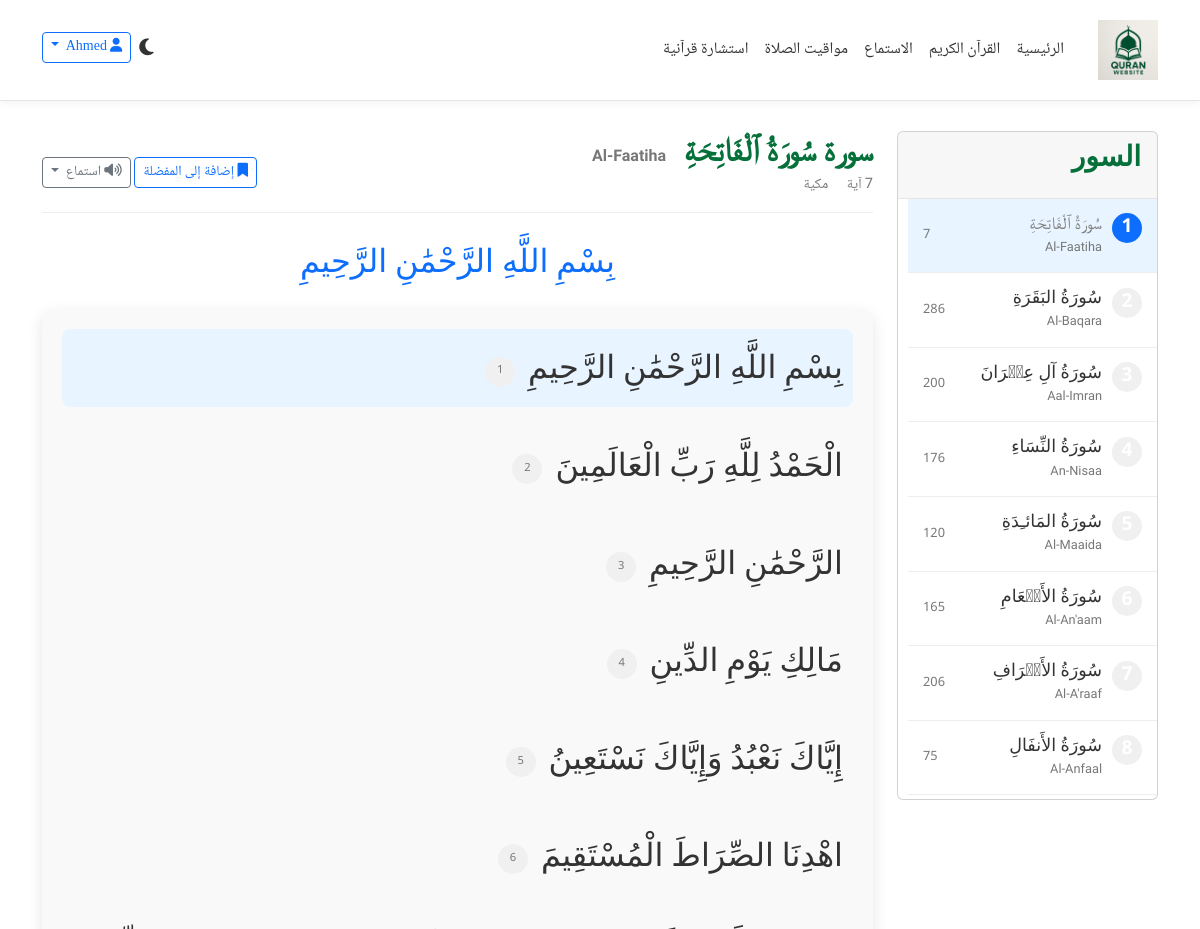
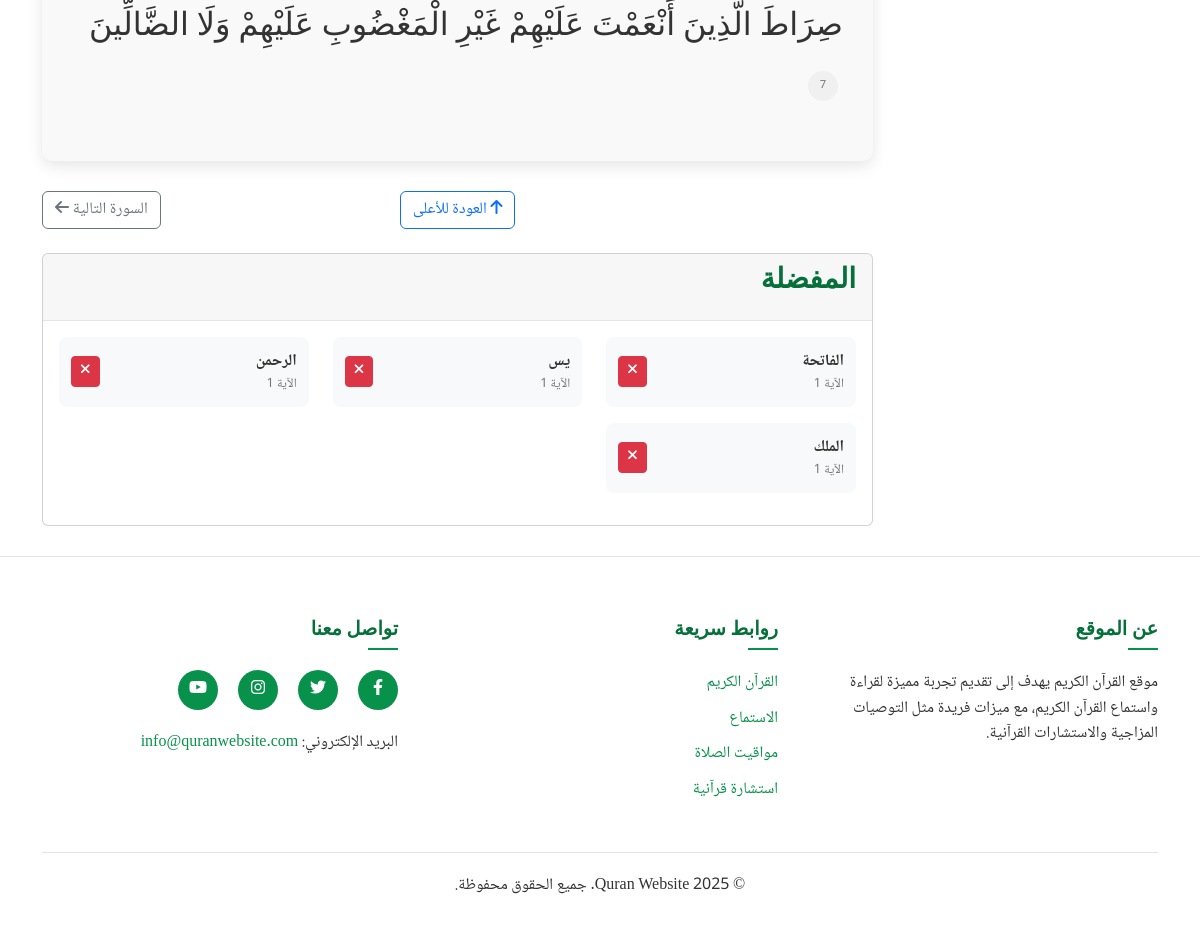
Page /quran?surah=1 (signed in) on the committed database (2 pictures, top to bottom).
### tables this page shows
CREATE TABLE IF NOT EXISTS bookmarks (
    id INT AUTO_INCREMENT PRIMARY KEY,
    user_id INT NOT NULL,
    surah_number INT NOT NULL,
    ayah_number INT NOT NULL,
    name VARCHAR(100),
    created_at TIMESTAMP DEFAULT CURRENT_TIMESTAMP,
    FOREIGN KEY (user_id) REFERENCES users(id) ON DELETE CASCADE
);

### app/controllers/Controller.php (called while the page is built, shortened)
<?php
class Controller {
    protected function render($view, $data = []) {
        $data['content_view'] = $view;
        view('layout', $data);
    }
    protected function apiRequest($url, $method = 'GET', $data = [], $debug = false) {
        return apiRequest($url, $method, $data, $debug);
    }
}
?>

### app/controllers/QuranController.php (called while the page is built, shortened)
<?php
require_once BASE_PATH . '/app/controllers/Controller.php';
require_once BASE_PATH . '/app/models/User.php';
class QuranController extends Controller {
    private $userModel;
    public function __construct() {
        $this->userModel = new User();
    }
    public function index() {
        $surahs = $this->getSurahs();
        $surahNumber = $this->get('surah', 1);
        $ayahNumber = $this->get('ayah', 1);
        $surah = $this->getSurah($surahNumber);
        if ($surah === null) {
            $surah = $this->getSurah($surahNumber);
            if ($surah === null) {
                $surah = $this->getFallbackSurah($surahNumber);
            }
        }
        $reciters = $this->getReciters();
        $bookmarks = [];
        if (isLoggedIn()) {
            $bookmarks = $this->userModel->getBookmarks(getCurrentUserId());
            if ($surah !== null) {
                $this->userModel->addReadingHistory(
                    getCurrentUserId(),
                    $surahNumber,
                    $ayahNumber
                );
                $this->userModel->updatePreferences(
                    getCurrentUserId(),
                    ['last_surah' => $surahNumber, 'last_ayah' => $ayahNumber]
                );
            }
        }
        $this->render('quran/index', [
            'surahs' => $surahs,
            'surah' => $surah,
            'reciters' => $reciters,
            'bookmarks' => $bookmarks,
            'currentAyah' => $ayahNumber,
            'apiError' => ($surah === null)
        ]);
    }
    public function getSurah($surahNumber) {
        $url = QURAN_API_URL . '/surah/' . $surahNumber;
        $response = $this->apiRequest($url, 'GET', [], true);
        if (!isset($response['data'])) {
            return null;
        }
        return $response['data'];
    }
    public function getSurahs() {
        $url = QURAN_API_URL . '/surah';
        return $this->getFallbackSurahsList();
    }
    public function getReciters() {
        return [
            'ar.alafasy' => 'Mishary Rashid Alafasy',
            'ar.abdulbasitmurattal' => 'Abdul Basit Abdul Samad',
            'ar.abdurrahmaansudais' => 'Abdur-Rahman As-Sudais',
            'ar.minshawi' => 'Mohamed Siddiq Al-Minshawi',
            'ar.muhammadayyoub' => 'Muhammad Ayyoub',
        ];
    }
    private function getFallbackSurah($surahNumber) {
        if ($surahNumber == 1) {
            return [
                'number' => 1,
                'name' => 'سُورَةُ ٱلْفَاتِحَةِ',
                'englishName' => 'Al-Faatiha',
                'englishNameTranslation' => 'The Opening',
                'numberOfAyahs' => 7,
                'revelationType' => 'Meccan',
                'ayahs' => [
                    [
                        'number' => 1,
                        'text' => 'بِسْمِ اللَّهِ الرَّحْمَٰنِ الرَّحِيمِ',
                        'numberInSurah' => 1,
                    ],
                    [
                        'number' => 2,
                        'text' => 'الْحَمْدُ لِلَّهِ رَبِّ الْعَالَمِينَ',
                        'numberInSurah' => 2,
                    ],
                    [
                        'number' => 3,
                        'text' => 'الرَّحْمَٰنِ الرَّحِيمِ',
                        'numberInSurah' => 3,
                    ],
                    [
                        'number' => 4,
                        'text' => 'مَالِكِ يَوْمِ الدِّينِ',
                        'numberInSurah' => 4,
                    ],
                    [
                        'number' => 5,
                        'text' => 'إِيَّاكَ نَعْبُدُ وَإِيَّاكَ نَسْتَعِينُ',
                        'numberInSurah' => 5,
                    ],
                    [
                        'number' => 6,
                        'text' => 'اهْدِنَا الصِّرَاطَ الْمُسْتَقِيمَ',
                        'numberInSurah' => 6,
                    ],
                    [
                        'number' => 7,
                        'text' => 'صِرَاطَ الَّذِينَ أَنْعَمْتَ عَلَيْهِمْ غَيْرِ الْمَغْضُوبِ عَلَيْهِمْ وَلَا الضَّالِّينَ',
                        'numberInSurah' => 7,
                    ],
                ]
            ];
        }
        return null;
    }
}
?>

### app/models/Database.php (called while the page is built, shortened)
<?php
class Database {
    private static $instance = null;
    private $connection;
    private function __construct() {
        try {
            $this->connection = new PDO(
                'mysql:host=' . DB_HOST . ';dbname=' . DB_NAME . ';charset=utf8mb4',
                DB_USER,
                DB_PASS,
                [
                    PDO::ATTR_ERRMODE => PDO::ERRMODE_EXCEPTION,
                    PDO::ATTR_DEFAULT_FETCH_MODE => PDO::FETCH_ASSOC,
                    PDO::ATTR_EMULATE_PREPARES => false
                ]
            );
        } catch (PDOException $e) {
            die('Database connection error: ' . $e->getMessage());
        }
    }
    public static function getInstance() {
        if (self::$instance === null) {
            self::$instance = new Database();
        }
        return self::$instance;
    }
    public function query($query, $params = []) {
        try {
            $stmt = $this->connection->prepare($query);
            $stmt->execute($params);
            return $stmt;
        } catch (PDOException $e) {
            die('Query error: ' . $e->getMessage());
        }
    }
    public function fetchAll($query, $params = []) {
        $stmt = $this->query($query, $params);
        return $stmt->fetchAll();
    }
}
?>

### app/models/User.php (called while the page is built, shortened)
<?php
require_once BASE_PATH . '/app/models/Database.php';
class User {
    private $db;
    public function __construct() {
        $this->db = Database::getInstance();
    }
    public function getBookmarks($userId) {
        return $this->db->fetchAll("SELECT * FROM bookmarks WHERE user_id = ? ORDER BY created_at DESC", [$userId]);
    }
}
?>

### app/views/quran/index.php (the view, shortened to what this page needs)
<div class="quran-container">
    <div class="container">
        <div class="row">
            <div class="col-lg-3">
                <div class="surah-list-container">
                    <div class="card">
                        <div class="card-header">
                            <h3>السور</h3>
                        </div>
                        <div class="card-body p-0">
                            <div class="surah-list">
                                <?php if(isset($surahs) && !empty($surahs)): ?>
                                    <?php foreach($surahs as $s): ?>
                                        <a href="<?= baseUrl() ?>/quran?surah=<?= $s['number'] ?>" class="surah-list-item <?= (isset($surah) && $surah['number'] == $s['number']) ? 'active' : '' ?>">
                                            <div class="surah-number"><?= $s['number'] ?></div>
                                            <div class="surah-name">
                                                <span class="arabic-name"><?= $s['name'] ?></span>
                                                <span class="english-name"><?= $s['englishName'] ?></span>
                                            </div>
                                            <div class="surah-ayah-count"><?= $s['numberOfAyahs'] ?></div>
                                        </a>
                                    <?php endforeach; ?>
                                <?php endif; ?>
                            </div>
                        </div>
                    </div>
                </div>
            </div>
            <div class="col-lg-9">
                <?php if(isset($surah) && $surah): ?>
                    <div class="quran-reader-container">
                        <div class="surah-header">
                            <div class="row align-items-center">
                                <div class="col-md-6">
                                    <h2 class="surah-title">
                                        سورة <?= $surah['name'] ?>
                                        <span class="surah-title-en"><?= $surah['englishName'] ?></span>
                                    </h2>
                                    <div class="surah-info">
                                        <span><?= $surah['numberOfAyahs'] ?> آية</span>
                                        <?php if(isset($surah['revelationType'])): ?>
                                            <span class="revelation-type"><?= ($surah['revelationType'] == 'Meccan') ? 'مكية' : 'مدنية' ?></span>
                                        <?php endif; ?>
                                    </div>
                                </div>
                                <div class="col-md-6 text-md-end">
                                    <div class="surah-actions">
                                        <?php if(isLoggedIn()): ?>
                                            <button class="btn btn-sm btn-outline-primary add-bookmark" data-surah="<?= $surah['number'] ?>" data-ayah="1">
                                                <i class="fas fa-bookmark"></i> إضافة إلى المفضلة
                                            </button>
                                        <?php endif; ?>
                                        <div class="dropdown d-inline-block">
                                            <button class="btn btn-sm btn-outline-secondary dropdown-toggle" type="button" data-bs-toggle="dropdown">
                                                <i class="fas fa-volume-up"></i> استماع
                                            </button>
                                        </div>
                                    </div>
                                </div>
                            </div>
                        </div>
                        <?php if($surah['number'] != 9): ?>
                            <div class="bismillah text-center my-4">
                                بِسْمِ اللَّهِ الرَّحْمَٰنِ الرَّحِيمِ
                            </div>
                        <?php endif; ?>
                        <div class="quran-text">
                            <?php if(isset($surah['ayahs']) && !empty($surah['ayahs'])): ?>
                                <?php foreach($surah['ayahs'] as $ayah): ?>
                                    <div id="ayah-<?= $ayah['numberInSurah'] ?>" class="verse <?= (isset($currentAyah) && $currentAyah == $ayah['numberInSurah']) ? 'active' : '' ?>">
                                        <span class="verse-text"><?= $ayah['text'] ?></span>
                                        <span class="verse-number"><?= $ayah['numberInSurah'] ?></span>
                                    </div>
                                <?php endforeach; ?>
                            <?php endif; ?>
                        </div>
                        <div class="surah-navigation my-4">
                            <div class="row">
                                <div class="col-md-4">
                                </div>
                                <div class="col-md-4 text-center">
                                    <a href="#" class="btn btn-outline-primary" id="scroll-to-top">
                                        <i class="fas fa-arrow-up"></i> العودة للأعلى
                                    </a>
                                </div>
                                <div class="col-md-4 text-end">
                                    <?php if($surah['number'] < 114): ?>
                                        <a href="<?= baseUrl() ?>/quran?surah=<?= $surah['number']+1 ?>" class="btn btn-outline-secondary">
                                            السورة التالية <i class="fas fa-arrow-left"></i>
                                        </a>
                                    <?php endif; ?>
                                </div>
                            </div>
                        </div>
                    </div>
                <?php endif; ?>
                <?php if(isLoggedIn() && !empty($bookmarks)): ?>
                    <div class="bookmarks-container mt-4">
                        <div class="card">
                            <div class="card-header">
                                <h3>المفضلة</h3>
                            </div>
                            <div class="card-body">
                                <div class="row">
                                    <?php foreach($bookmarks as $bookmark): ?>
                                        <div class="col-md-6 col-lg-4 mb-3">
                                            <div class="bookmark-item">
                                                <a href="<?= baseUrl() ?>/quran?surah=<?= $bookmark['surah_number'] ?>&ayah=<?= $bookmark['ayah_number'] ?>">
                                                    <div class="bookmark-surah"><?= $bookmark['name'] ? $bookmark['name'] : 'سورة ' . $bookmark['surah_number'] ?></div>
                                                    <div class="bookmark-location">الآية <?= $bookmark['ayah_number'] ?></div>
                                                </a>
                                                <button class="btn btn-sm btn-danger remove-bookmark" data-bookmark-id="<?= $bookmark['id'] ?>">
                                                    <i class="fas fa-times"></i>
                                                </button>
                                            </div>
                                        </div>
                                    <?php endforeach; ?>
                                </div>
                            </div>
                        </div>
                    </div>
                <?php endif; ?>
            </div>
        </div>
    </div>
</div>

### rows in the picture
bookmarks: name "الفاتحة", ayah_number "1"
bookmarks: name "يس", ayah_number "1"
bookmarks: name "الرحمن", ayah_number "1"
bookmarks: name "الملك", ayah_number "1"

### other values in the picture
$s['number'] "1"
$s['name'] "سُورَةُ ٱلْفَاتِحَةِ"
$s['englishName'] "Al-Faatiha"
$s['numberOfAyahs'] "7"
$s['name'] "سُورَةُ البَقَرَةِ"
$s['englishName'] "Al-Baqara"
$s['numberOfAyahs'] "286"
$s['name'] "سُورَةُ آلِ عِمۡرَانَ"
$s['englishName'] "Aal-Imran"
$s['numberOfAyahs'] "200"
$s['name'] "سُورَةُ النِّسَاءِ"
$s['englishName'] "An-Nisaa"
$s['numberOfAyahs'] "176"
$s['name'] "سُورَةُ المَائـِدَةِ"
$s['englishName'] "Al-Maaida"
